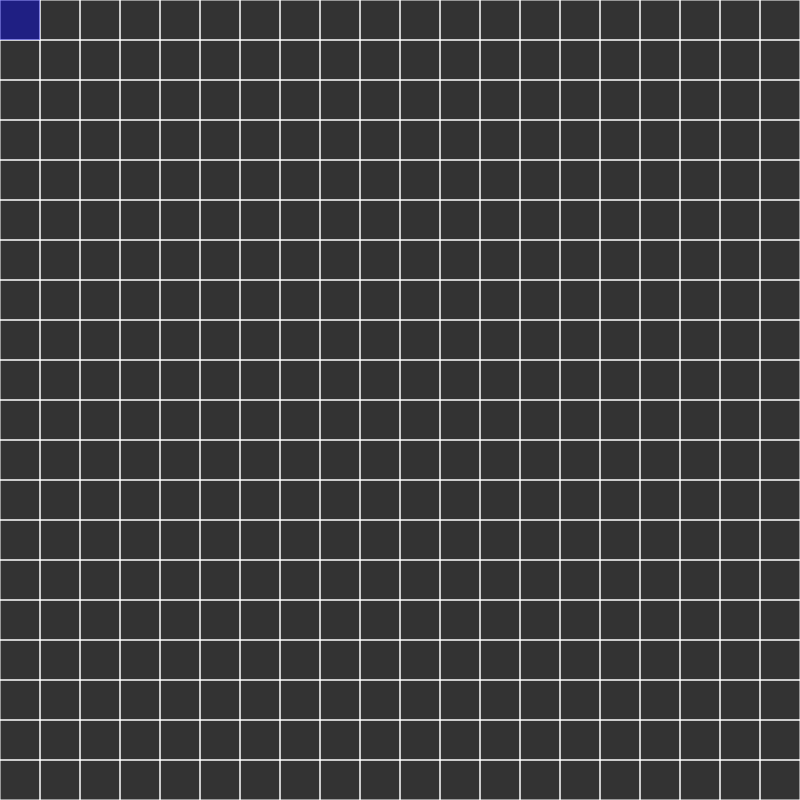
Frame 1 (no input)
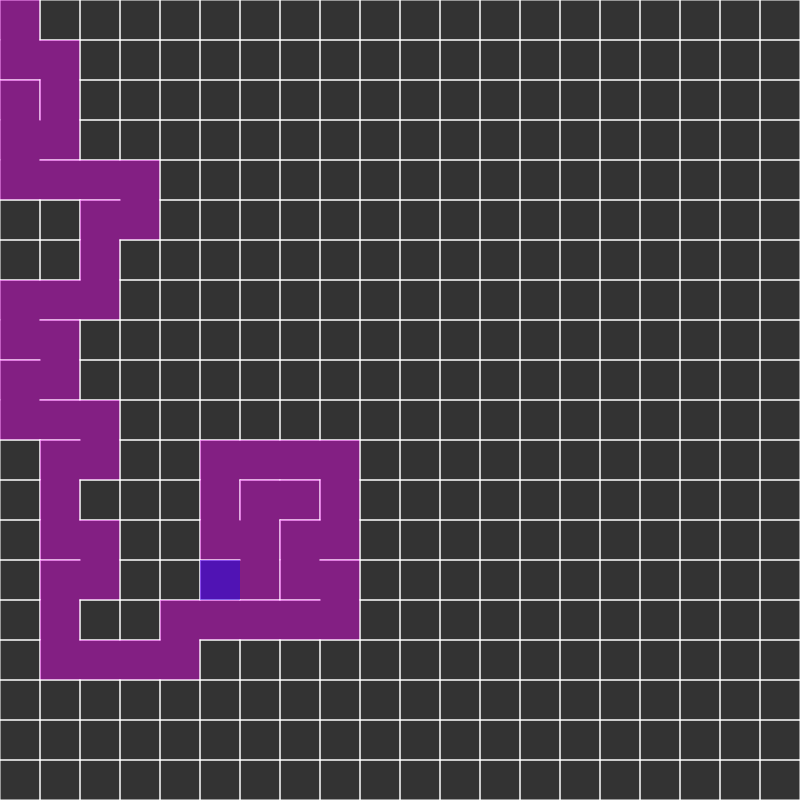
Frame 60 (no input)
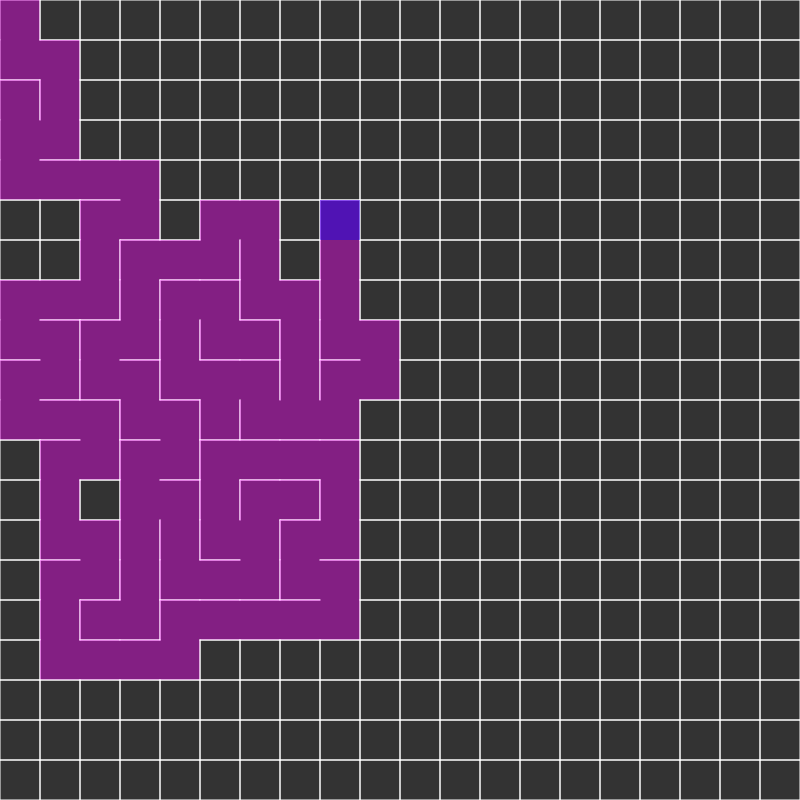
Frame 120 (the mouse pressed at the canvas centre since frame 60)

The p5.js sketch that drew these frames (run headless with seeded random() and noise() and a simulated clock; from frame 60 on, the mouse is pressed at the canvas centre):

// p5.js sketch
// ── sketch.js
var cols, rows;
var w = 40;
var grid = [];

var current;

var stack = [];

function setup(){
	createCanvas(800,800);
	cols = floor(width/w);
	rows = floor(height/w);
	// frameRate(5);

	for(var y = 0; y < rows; y++){
		for(var x = 0; x < cols; x++){
			var cell = new Cell(x, y);
			grid.push(cell);
		}
	}

	current = grid[0];

}

function draw(){
	background(51);
	for(var x = 0; x < grid.length; x++){
		grid[x].show();
	}
	current.visited = true;
	current.highlight();
	//STEP 1
	var next =  current.checkNeighbours();
	if(next){
		next.visited = true;
		//STEP 2
		stack.push(current);
		console.log(stack);
		//STEP 3
		removeWalls(current, next);
		//STEP 4
		current = next;
	} else if (stack.length > 0){
			current = stack.pop();
	}
}

function index(x, y){
	if(x < 0 || y < 0 || x > cols-1 || y > rows-1){
		return -1;
	}
	return x + y * cols;
}

function Cell(x, y){
	this.x = x;
	this.y = y;
	this.walls = [true, true, true, true]; //Top, Right, Bottom, Left
	this.visited = false;

	this.checkNeighbours = function(){
		var neighbours = [];

		var top = grid[index(x, y - 1)];
		var right = grid[index(x + 1, y)];
		var bottom = grid[index(x, y + 1)];
		var left = grid[index(x - 1, y)];

		if(top && !top.visited){
			neighbours.push(top);
		}
		if(right && !right.visited){
			neighbours.push(right);
		}
		if(bottom && !bottom.visited){
			neighbours.push(bottom);
		}
		if(left && !left.visited){
			neighbours.push(left);
		}

		if(neighbours.length > 0){
			var r = floor(random(0, neighbours.length));
			return neighbours[r];
		} else{
			return undefined;
		}
	}
	this.highlight = function(){
		var x = this.x * w;
		var y = this.y * w;
		noStroke();
		fill(0, 0, 255, 100);
		rect(x, y, w, w);
	}

	this.show = function(){
		var x = this.x * w;
		var y = this.y * w;
		stroke(255);
		if(this.walls[0]){
			line(x, y, x+w, y);
		}
		if(this.walls[1]){
			line(x+w, y, x+w, y+w);
		}
		if(this.walls[2]){
			line(x+w, y+w, x, y+w);
		}
		if(this.walls[3]){
			line(x, y+w, x, y);
		}

		if(this.visited){
			noStroke();
			fill(255, 0, 255, 100);
			rect(x, y, w, w);
		}
	}
}

function removeWalls(a, b){
	var x = a.x - b.x;
	if(x === 1){
		a.walls[3] = false;
		b.walls[1] = false;
	} else if(x === -1){
		a.walls[1] = false;
		b.walls[3] = false;
	}

	var y = a.y - b.y;
	if(y === 1){
		a.walls[0] = false;
		b.walls[2] = false;
	} else if(y === -1){
		a.walls[2] = false;
		b.walls[0] = false;
	}
}
// ── P5-Maze.html
<!DOCTYPE html>
<html>
<head>
	<title>P5-Maze</title>
	<script src="https://cdnjs.cloudflare.com/ajax/libs/p5.js/0.5.11/p5.js" type="text/javascript"></script>
	<script src="sketch.js" type="text/javascript"></script>
	<style> body {padding: 20px; margin: 0;} canvas {vertical-align: top;} </style>
</head>
<body>

</body>
</html>
